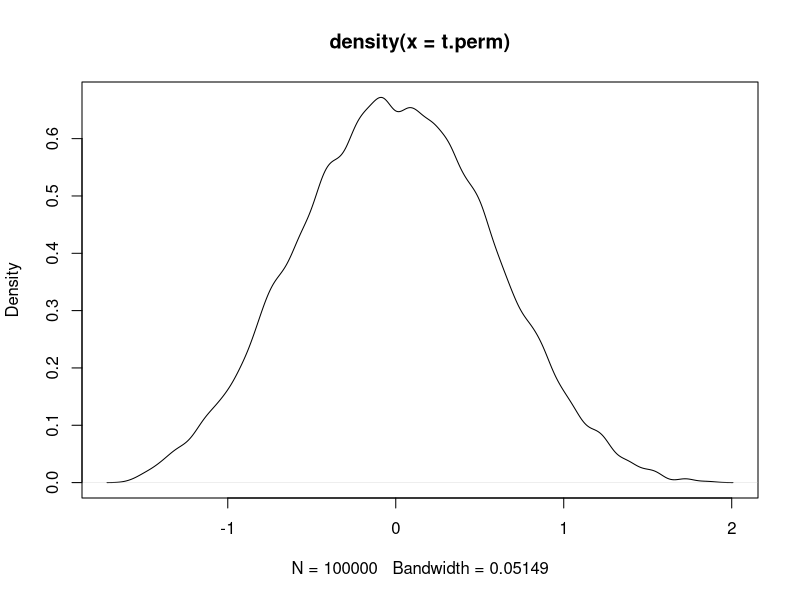
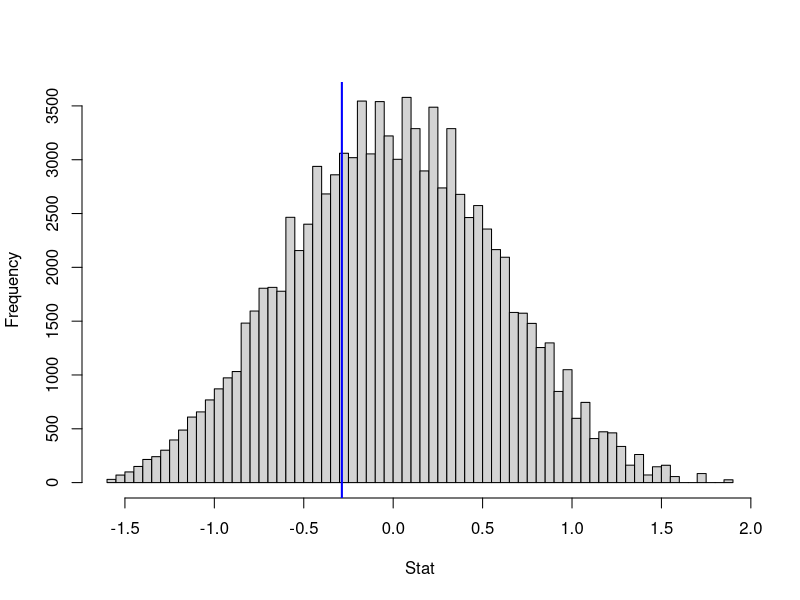
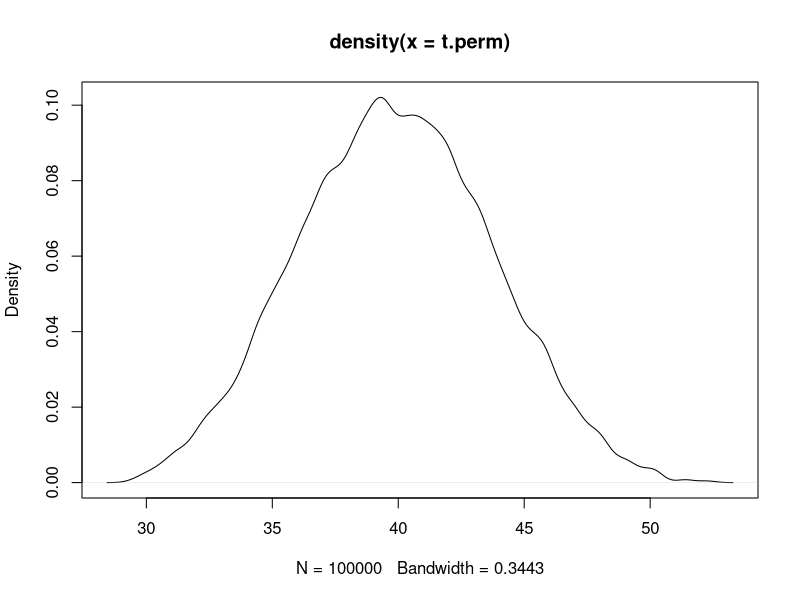
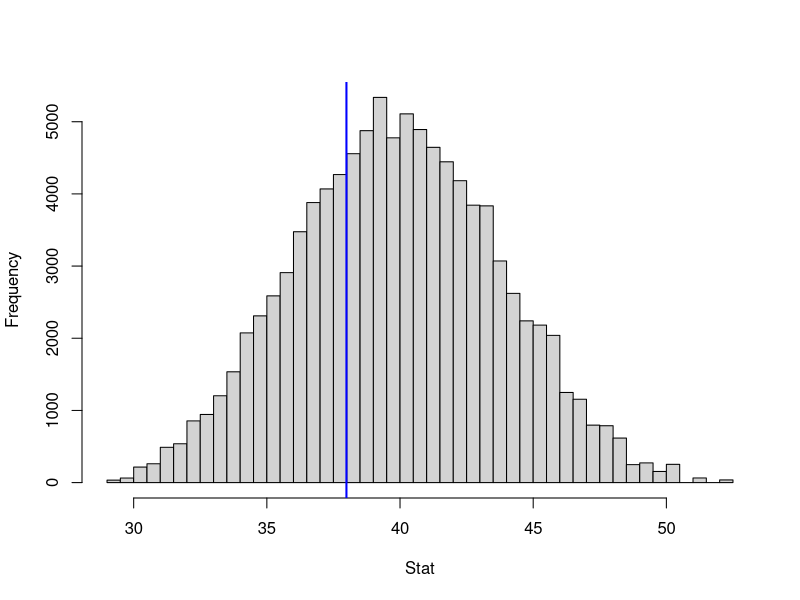
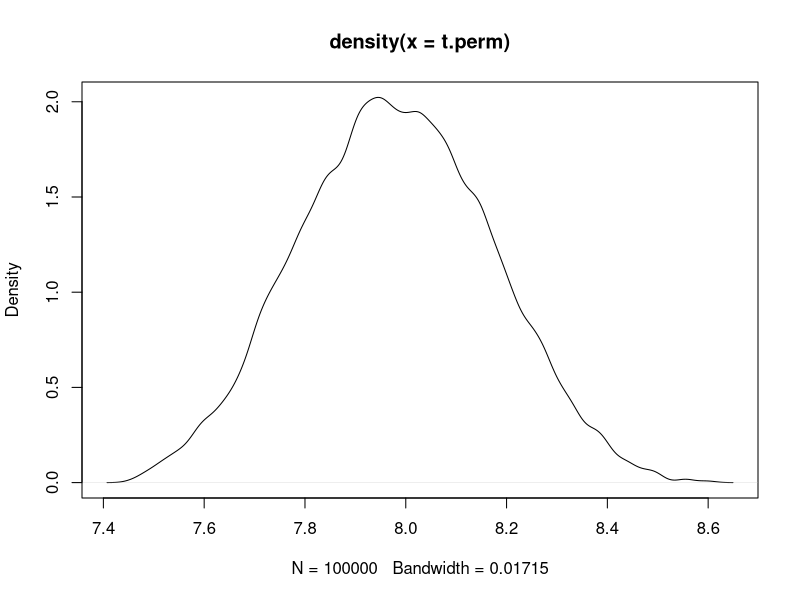
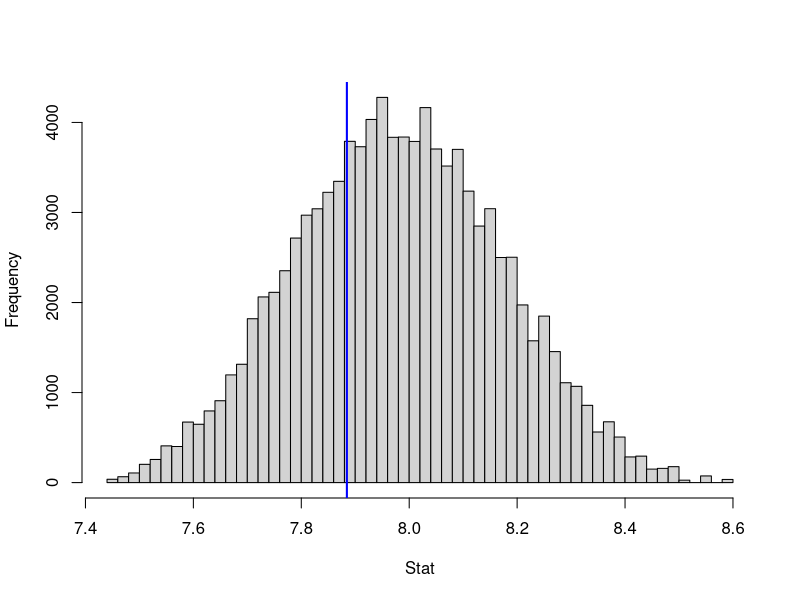
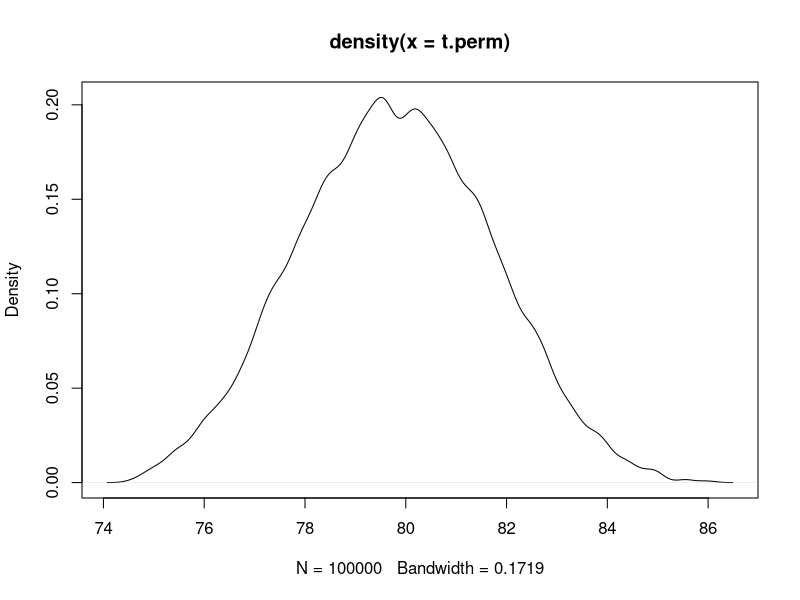
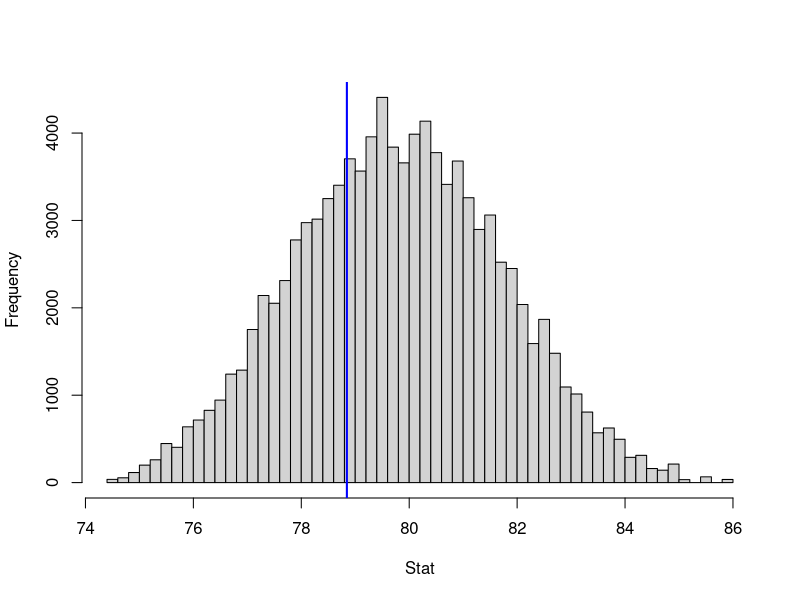

Here is the R script that generated these plots, in order:

T_DM = function(x1,x2){
  return (sum(x1) * 1/length(x1) - sum(x2) * 1/length(x2))
}

T_DS = function(x1,x2){
  return (sum(x1) - sum(x2))
}

T_M = function(x1,x2){
  return (sum(x1) * 1/length(x1))
}

T_S = function(x1,x2){
  return (sum(x1))
}


test=function(x1,x2, stat, alt, K=1000) {
  n1 = length(x1)
  n2 = length(x2)
  n = n1 + n2
  t.ob = stat(x1, x2)
  t.perm = vector(, K)
  x = c(x1,x2)
  for (k in 1:K){
    x.perm = sample(x)
    x1.perm = x.perm[1:n1]
    x2.perm = x.perm[(n1 + 1):(n1 + n2)]
    t.perm[k] = stat(x1.perm, x2.perm)
  }


  plot(density(t.perm))
  hist(t.perm, breaks = 50, main = "" , xlab = "Stat")
  abline(v = t.ob, col = "blue", lwd = 2)

  pv.l=length(t.perm[t.perm>=t.ob])/K
  pv.r=length(t.perm[t.perm<=t.ob])/K
  if (alt=="two.sided") pv.t=length(t.perm[abs(t.perm)>=abs(t.ob)])/K
  if (alt=="two.sided-2") pv.t=min(pv.l,pv.r)
  if (alt=="greater") pv.t=length(t.perm[t.perm>=t.ob])/K
  if (alt=="less") pv.t=length(t.perm[t.perm<=t.ob])/K
  if (alt=="greater") pv.t=length(t.perm[t.perm>=t.ob])/K

  return(pv.t)
}

x1 = rnorm(10, mean=8, sd=1)
x2 = rnorm(5, mean=8, sd=1)
K = 100000

# p_M = test(x1, x2, T_DM, "two.sided", K)
# p_S = test(x1, x2, T_DS, "two.sided", K)
# print(p_M)
# print(p_S)

p_DM = test(x1, x2, T_DM, "greater", K)
p_DS = test(x1, x2, T_DS, "greater", K)
p_M = test(x1, x2, T_M, "greater", K)
p_S = test(x1, x2, T_S, "greater", K)
print(p_DM)
print(p_DS)
print(p_M)
print(p_S)


